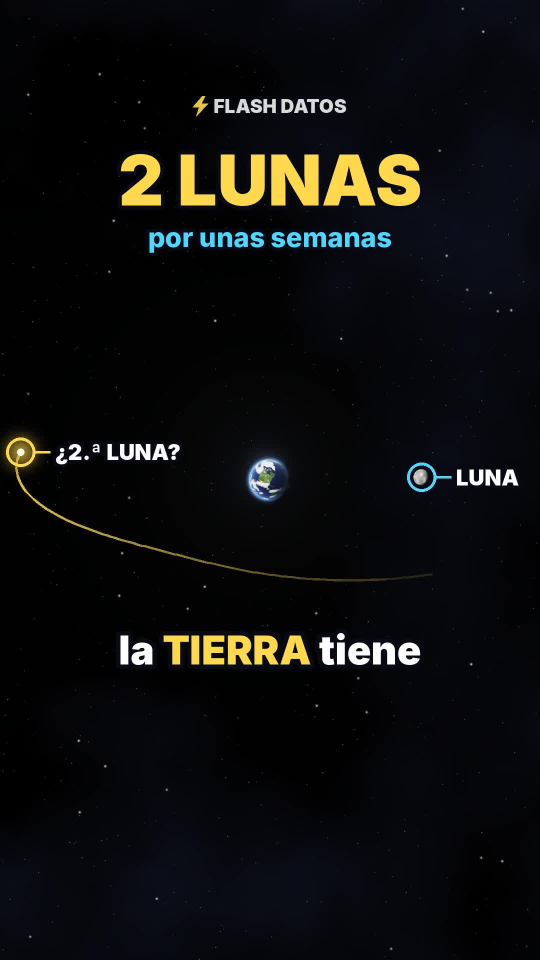
#> input picture videos/37-miniluna-qq8/portada.jpg, 1080 x 1920 px (shown at 1/2 size)
$ python -i escena.py   (imports and definitions only)
#> lines starting #> are read from the running program, lines starting #| are printed output that depends on the picture
### motor/noise.py
import numpy as np
rng = np.random.default_rng(7)
PERM = rng.permutation(256)
P = np.concatenate([PERM, PERM]).astype(np.int64)
VALS = rng.random(256)


def _hash(ix, iy, iz):
    return VALS[P[P[P[ix & 255] + (iy & 255)] + (iz & 255)]]


def vnoise(x, y, z):
    xi, yi, zi = np.floor(x).astype(np.int64), np.floor(y).astype(np.int64), np.floor(z).astype(np.int64)
    xf, yf, zf = x - xi, y - yi, z - zi
    u, v, w = xf * xf * (3 - 2 * xf), yf * yf * (3 - 2 * yf), zf * zf * (3 - 2 * zf)
    c000 = _hash(xi, yi, zi); c100 = _hash(xi + 1, yi, zi)
    c010 = _hash(xi, yi + 1, zi); c110 = _hash(xi + 1, yi + 1, zi)
    c001 = _hash(xi, yi, zi + 1); c101 = _hash(xi + 1, yi, zi + 1)
    c011 = _hash(xi, yi + 1, zi + 1); c111 = _hash(xi + 1, yi + 1, zi + 1)
    x00 = c000 + u * (c100 - c000); x10 = c010 + u * (c110 - c010)
    x01 = c001 + u * (c101 - c001); x11 = c011 + u * (c111 - c011)
    y0 = x00 + v * (x10 - x00); y1 = x01 + v * (x11 - x01)
    return y0 + w * (y1 - y0)


def fbm(x, y, z, octaves=5, lac=2.0, gain=0.5, seed=0.0):
#> called with octaves = 5, lac = 2, gain = 0.5, seed = 21
    tot, amp, norm, f = 0.0, 1.0, 0.0, 1.0
    for o in range(octaves):
        off = seed * 17.31 + o * 31.7
        tot = tot + amp * vnoise(x * f + off, y * f - off * 0.7, z * f + off * 1.3)
        norm += amp; amp *= gain; f *= lac
    return tot / norm


def smooth(a, b, x):
    t = np.clip((x - a) / (b - a), 0, 1)
    return t * t * (3 - 2 * t)


def mix(a, b, t):
    t = t[..., None]
    return np.asarray(a) * (1 - t) + np.asarray(b) * t

### videos/37-miniluna-qq8/escena.py
"""Flash Datos · video 37: la Tierra tiene una segunda luna temporal, 2026 QQ8 (MPC, 29 oct 2026).

Escena nueva: la Tierra con la Luna y una segunda "luna" diminuta que dibuja lazos; acercamiento a una roca
irregular que gira, comparada con la silueta de un auto; la roca llega de paso y la gravedad la atrapa en
lazos; un satélite chatarra con signo de interrogación que el escaneo convierte en roca natural; diagrama
inclinado con la órbita de la Luna (1×) y la de QQ8 (1.5×); la Tierra con un telescopio que no la alcanza a ver;
la roca que se escapa y un contador de años hasta 2058; y el cierre con las dos lunas.

Uso:
  python3 escena.py test 1 5 12 ...       -> PNG de prueba en frames_test/
  python3 escena.py chunk <ini> <fin> <out>
  python3 escena.py info
"""
import json, math, os, subprocess, sys
import numpy as np
from PIL import Image, ImageDraw, ImageFont
from scipy.ndimage import gaussian_filter, zoom as ndzoom

BASE = os.path.dirname(os.path.abspath(__file__))
sys.path.insert(0, BASE)
from noise import fbm

W, H, FPS = 1080, 1920, 30
TY = math.tan(math.radians(20)); TX = TY * W / H
PIX = 2 * TY / H

xs = ((np.arange(W) + 0.5) / W * 2 - 1) * TX
ys = (1 - (np.arange(H) + 0.5) / H * 2) * TY
DX, DY = np.meshgrid(xs, ys)
NRM = np.sqrt(DX * DX + DY * DY + 1)
DIRS = np.stack([DX / NRM, DY / NRM, -1 / NRM], axis=-1).astype(np.float64)

# [1 line not run here, left out]


def lin(c):
    return np.asarray(c, dtype=np.float32) ** 2.2


def smooth(a, b, x):
    t = np.clip((x - a) / (b - a), 0, 1)
    return t * t * (3 - 2 * t)


def ease(s):
    s = min(max(s, 0.0), 1.0)
    return s * s * s * (s * (6 * s - 15) + 10)


def ease_out(s):
    s = min(max(s, 0.0), 1.0)
    return 1 - (1 - s) ** 3


def lerp(a, b, s):
    return np.asarray(a, float) * (1 - s) + np.asarray(b, float) * s


# [24 lines left out: functions sample, rot_y, rot_x, not called in this run]


def latlon(v):
    return np.arcsin(np.clip(v[..., 1], -1, 1)), np.arctan2(v[..., 0], v[..., 2])


# [1 line not run here, left out]
# [1 line that did not run here, left out]


# ---------------- fondo ----------------
def make_background():
    rng = np.random.default_rng(9)
    bg = np.zeros((H, W, 3), np.float32)
    n = 1700
    x = rng.integers(0, W, n); y = rng.integers(0, H, n)
    inten = 0.02 + 0.45 * rng.random(n) ** 7
    tint = rng.random(n)
    col = np.stack([0.80 + 0.2 * tint, 0.86 + 0.06 * tint, 1.0 - 0.25 * tint], -1)
    np.add.at(bg, (y, x), col * inten[:, None])
    bg = gaussian_filter(bg, (0.6, 0.6, 0))
    big = np.zeros_like(bg)
    m = 40
    bx = rng.integers(0, W, m); by = rng.integers(0, H, m)
    np.add.at(big, (by, bx), np.array([1.0, 0.95, 0.9]) * (1.5 + 3 * rng.random(m))[:, None])
    bg += gaussian_filter(big, (1.3, 1.3, 0))
    gy, gx = np.mgrid[0:120, 0:68] / 40.0
    neb = fbm(gx, gy, np.full_like(gx, 2.3), 5, seed=21)
    neb = ndzoom(neb, (H / 120, W / 68), order=1)
    neb = np.clip((neb - 0.45) * 2.2, 0, 1) ** 1.6
    bg += neb[..., None] * np.array([0.012, 0.016, 0.045], np.float32)
    return bg


BG = make_background()


# ---------------- cámara ----------------
class Cam:
    # [7 lines left out: function __init__, not called in this run]

    def dirs(self, y0, y1, x0, x1):
        d = DIRS[y0:y1, x0:x1]
        return d[..., 0:1] * self.r + d[..., 1:2] * self.u + (-d[..., 2:3]) * self.f

    # [83 lines left out: functions proj, draw_earth, splat, not called in this run]


def bloom(img):
    small = img[::4, ::4]
    br = np.clip(small - 0.85, 0, None)
    g = gaussian_filter(br, (5, 5, 0)) * 0.55 + gaussian_filter(br, (22, 22, 0)) * 0.8 + gaussian_filter(br, (60, 60, 0)) * 0.45
    return img + ndzoom(g, (4, 4, 1), order=1)[:H, :W]


# [44 lines left out: functions tonemap, box_faces, rotm, draw_boxes, not called in this run]


# ---------------- línea de tiempo ----------------
# [1 line not run here, left out]
# [1 line that did not run here, left out]
# [1 line that did not run here, left out]
# [1 line that did not run here, left out]
# [1 line that did not run here, left out]
# [1 line that did not run here, left out]
SPLIT = lambda k, f: S0[k] + (S1[k] - S0[k]) * f
# [1 line that did not run here, left out]
RE_KM = 6371.0
FD = os.path.join(BASE, "fonts", "")
_fc = {}


# [5 lines left out: function font, not called in this run]


YELLOW = (255, 216, 77); CYAN = (79, 216, 255); WHITE = (255, 255, 255); RED = (255, 90, 70); ORANGE = (255, 160, 70)
HL_WORDS = set()


# [15 lines left out: function groups_for_part, not called in this run]


CAPS = []
# [6 lines not run here, left out]


def is_hl(w):
    core = w.strip(".,:…?¿!¡()").lower()
    return any(ch.isdigit() for ch in core) or core in HL_WORDS or (core.isupper() and len(core) > 2) or w.strip(".,:…?¿!¡()").isupper()


# [28 lines left out: functions draw_caption, fade, not called in this run]


def txt(d, xy, s, size, col, A, fn="Inter-Black.otf", sw=8, anchor="mm"):
    d.text(xy, s, font=font(fn, size), fill=col + (A,), anchor=anchor, stroke_width=sw, stroke_fill=(8, 10, 20, A))


# [13 lines left out: function draw_label, not called in this run]


def bolt(cx, cy, s):
    pts = [(0.58, 0.0), (0.12, 0.56), (0.44, 0.56), (0.30, 1.0), (0.88, 0.38), (0.55, 0.38), (0.74, 0.0)]
    return [(cx + (px - 0.5) * s, cy + (py - 0.5) * s) for px, py in pts]


# [112 lines left out: functions draw_watermark, marker, draw_endcard, flash_alpha, impact_flash, glow and 2 more, not called in this run]


# ======================= video 37: escenas =======================
FIRST = ["gancho", "quien", "captura", "basura", "distancia", "peligro", "salida", "cierre"]
# [1 line that did not run here, left out]
# [1 line that did not run here, left out]
TREVEAL = 20.53
GRAY = (200, 205, 215)


# [6 lines left out: function scene, not called in this run]


def unit(v):
    v = np.asarray(v, float)
    return v / np.linalg.norm(v)


def pt(cam, P):
    x, y, z = cam.proj(P)
    return float(x[0]), float(y[0]), float(z[0])


# [16 lines left out: function poly3d, not called in this run]


# --- trayectoria de QQ8 en el marco de la Tierra (unidades: el radio de la órbita lunar es 60) ---
R_MOON = 60.0
# [6 lines left out: function qq8, not called in this run]


def moon_pos(t):
    a = -0.4 + 0.05 * t
    return np.array([R_MOON * math.cos(a), 0.0, R_MOON * math.sin(a) * 0.9])


def circle3d(R, n=120, sq=0.9, y=0.0):
    a = np.linspace(0, 2 * math.pi, n)
    return np.stack([R * np.cos(a), np.full(n, y), R * np.sin(a) * sq], -1)


# [15 lines left out: function trail, not called in this run]


# --- roca irregular que gira (en espacio de cámara) ---
_rock_cache = {}
# [48 lines left out: function draw_rock, not called in this run]


def draw_moon(img, cam, C, r):
    draw_ball(img, cam, C, r, (0.72, 0.71, 0.69), seed=6)


# [12 lines left out: functions car_poly, cam_earth, not called in this run]


RE_V = 8.0     # radio de la Tierra en las vistas lejanas (no está a escala)
RMOON_V = 3.2


# [73 lines left out: functions wide_world, sh_gancho, sh_quien, sh_captura, sh_basura, sh_distancia and 3 more, not called in this run]


SCENES = {"gancho": sh_gancho, "quien": sh_quien, "captura": sh_captura, "basura": sh_basura,
          "distancia": sh_distancia, "peligro": sh_peligro, "salida": sh_salida, "cierre": sh_cierre}

S_GANCHO = 0.62   # dónde va QQ8 en las tomas de conjunto


# [167 lines left out: functions junk, overlays, render, not called in this run]


# [21 lines not run here, left out]

>>> import cv2
>>> picture = cv2.imread('portada.jpg', cv2.IMREAD_GRAYSCALE)
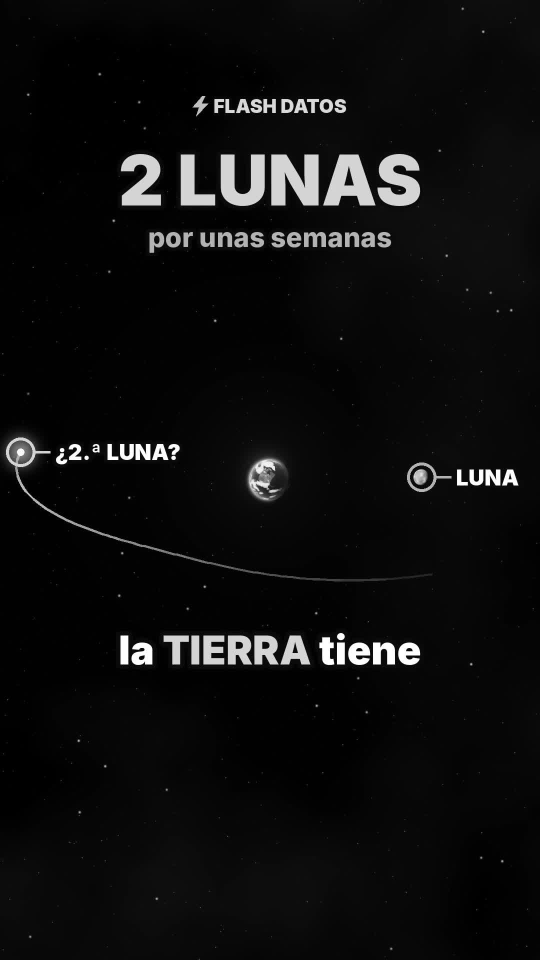
#> picture: shape (1920, 1080) (shown at 1/2 size); min 0, max 255, mean 13.9
>>> result = bloom(picture)
#> in bloom, `small = img[::4, ::4]`:
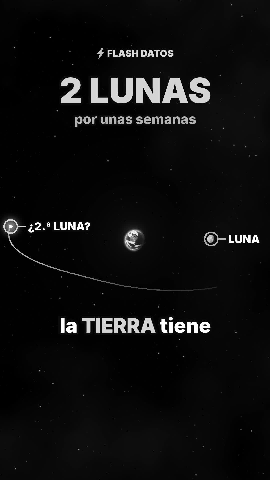
#> small: shape (480, 270); min 0, max 255, mean 13.9
#> (the run stopped early here; a loop or call above may not have finished)
